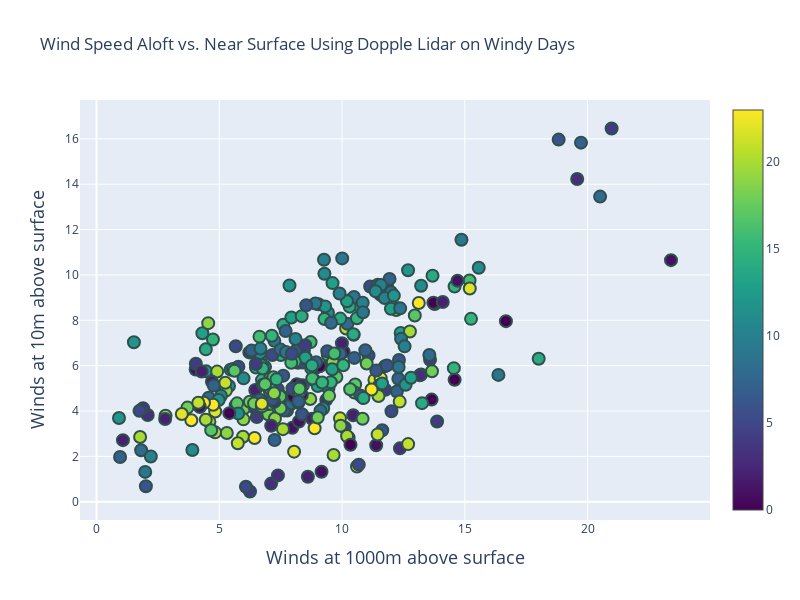

The cell this chart's notebook holds for it:
### Code cell
fig = go.Figure()
fig.add_trace(go.Scatter(
    x=df_combined['high_wind_speed'],
    y=df_combined['spd_10m_c'],
    mode='markers',
    marker=dict(
        size=12,
        # color by time of day
        color=df_combined.index.hour,
        # add colorscale
        colorscale='Viridis',
        showscale=True,
        line=dict(width=2, color='DarkSlateGrey')
    ),
    name='Wind Speed',
    
))
fig.update_layout(
    title='Wind Speed Aloft vs. Near Surface Using Dopple Lidar on Windy Days',
    xaxis_title='Winds at 1000m above surface',
    yaxis_title='Winds at 10m above surface',
    height=600,
    width=800,
    xaxis=dict(title_font=dict(size=18),),
    yaxis=dict(title_font=dict(size=18),),
)
# add time to hover
fig.update_traces(hovertemplate='Time: %{text}h<br>Wind Speed: %{x}m/s')

### Figure 1 — Plotly figure (JSON) as saved in the notebook; plotly's stock layout.template omitted (floating-point values rounded to 4 significant figures; data arrays with more than 128 entries replaced by an {"elided": "..."} marker saying what was removed)
{"data": [{"hovertemplate": "Time: %{text}h<br>Wind Speed: %{x}m/s", "marker": {"color": {"elided": "308 int values"}, "colorscale": [[0, "#440154"], [0.1111, "#482878"], [0.2222, "#3e4989"], [0.3333, "#31688e"], [0.4444, "#26828e"], [0.5556, "#1f9e89"], [0.6667, "#35b779"], [0.7778, "#6ece58"], [0.8889, "#b5de2b"], [1, "#fde725"]], "line": {"color": "DarkSlateGrey", "width": 2}, "showscale": true, "size": 12}, "mode": "markers", "name": "Wind Speed", "type": "scatter", "x": {"elided": "308 float values"}, "y": {"elided": "308 float values"}}], "layout": {"height": 600, "title": {"text": "Wind Speed Aloft vs. Near Surface Using Dopple Lidar on Windy Days"}, "width": 800, "xaxis": {"title": {"font": {"size": 18}, "text": "Winds at 1000m above surface"}}, "yaxis": {"title": {"font": {"size": 18}, "text": "Winds at 10m above surface"}}}}
